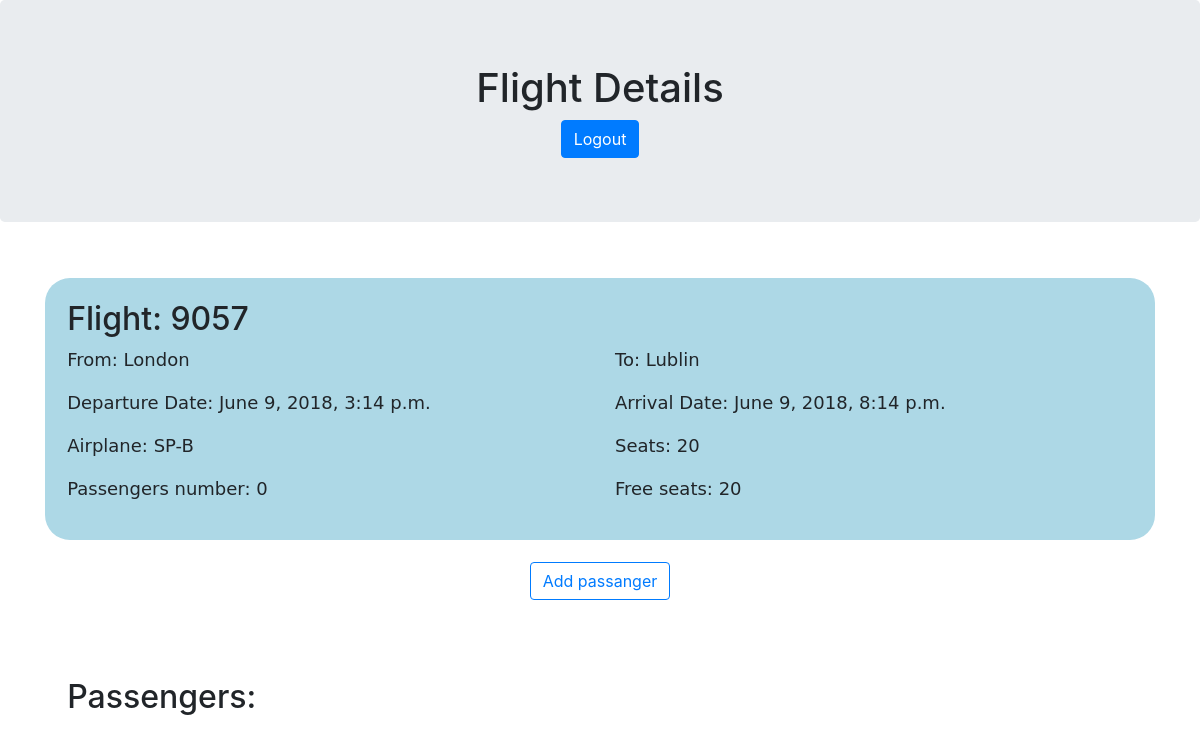
The page /airlinemanager/flights/9057/ (signed in) on the database its author committed.
### flightmanager/models.py (models this page shows, shortened)
class Flight(models.Model):
    departure_date = models.DateTimeField()
    arrival_date = models.DateTimeField()
    departure_airport = models.CharField(max_length=20)
    arrival_airport = models.CharField(max_length=20)
    airplane = models.ForeignKey(Airplane, on_delete=models.CASCADE)
    crew = models.ForeignKey(Crew, on_delete=models.CASCADE, blank=True, null=True)

class Airplane(models.Model):
    registration_number = models.CharField(max_length=10)
    seat_number = models.IntegerField(validators=[MaxValueValidator(615), MinValueValidator(1)])

### flightmanager/views.py (the view)
# urls.py: path('flights/<int:flight_id>/', views.flight_details, name='flight_details'),
def flight_details(request, flight_id):
    flight = get_object_or_404(Flight, pk=flight_id)
    free_seats = flight.airplane.seat_number - flight.ticket_set.count()
    tickets = flight.ticket_set.all()
    context = {'flight': flight, 'is_user_authenticated': request.user.is_authenticated,
               'free_seats': free_seats, 'tickets': tickets}
    return render(request, 'flightmanager/flight_details.html', context)

### flightmanager/templates/flightmanager/flight_details.html (shortened to what this page needs)
<!DOCTYPE html>
<html lang="en">
<head>
    <link rel="stylesheet" href="https://maxcdn.bootstrapcdn.com/bootstrap/4.1.0/css/bootstrap.min.css">
    {% load static %}
    <link rel="stylesheet" type="text/css" href="{% static 'flightmanager/flight_details.css' %}" />
</head>
<body>
<div class="jumbotron text-center">
    <h1>Flight Details</h1>
    {% if is_user_authenticated %}
        <button id="logout-button" type="button" onclick="location.href='{% url 'flightmanager:logout' %}'"
          class="btn btn-primary">Logout</button>
    {% endif %}
</div>
<div class="container" >
    <div id="flight-info" >
        <div class="row">
          <div class="col-sm-6">
            <h2>Flight: {{ flight.id }}</h2>
          </div>
        </div>
        <div class="row">
            <div class="col-sm-6">
                <p>From: {{ flight.departure_airport }}</p>
                <p>Departure Date: {{ flight.departure_date }}</p>
            </div>
            <div class="col-sm-6">
                <p>To: {{ flight.arrival_airport }}</p>
                <p>Arrival Date: {{ flight.arrival_date }}</p>
            </div>
        </div>
        <div class="row">
            <div class="col-sm-6">
                <p>Airplane: {{ flight.airplane.registration_number }}</p>
            </div>
            <div class="col-sm-6">
                <p>Seats: {{ flight.airplane.seat_number }}</p>
            </div>
        </div>
        <div class="row">
            <div class="col-sm-6">
                <p>Passengers number: {{ flight.ticket_set.count }}</p>
            </div>
            <div class="col-sm-6">
                <p>Free seats: {{ free_seats }}</p>
            </div>
        </div>
    </div>
    <div class="text-center">
        <button id="add-passenger-button" type="button"
            onclick="location.href='{% url 'flightmanager:add_passanger_form' flight.id %}' "
            class="btn btn-outline-primary center-block">Add passanger</button>
    </div>
    <h2 id="passengers-header" >Passengers:</h2>
</div>
</body>
</html>

### flightmanager/static/flightmanager/flight_details.css (style rules this page uses)
#flight-info { margin-top: 5%; background-color: lightblue; padding: 2%; border-radius: 25px; }
p { font-size: 18px; font-family: "DejaVu Sans"; }
#add-passenger-button { margin-top: 2%; }
#passengers-header { margin-top: 5%; padding: 2%; }

### rows shown on the page
Flight: id "9057", departure_airport "London", departure_date "June 9, 2018, 3:14 p.m.", arrival_airport "Lublin", arrival_date "June 9, 2018, 8:14 p.m.", airplane.registration_number "SP-B", airplane.seat_number "20", ticket_set.count "0"

### other values the page prints
{{ free_seats }} "20"
